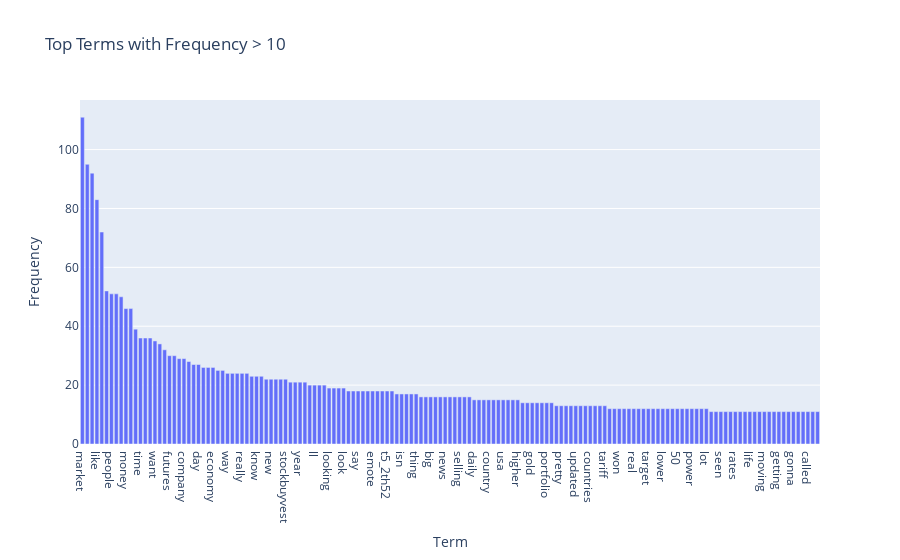

The cell this chart's notebook holds for it:
### Code cell
term_frequencies = np.asarray(X_counts.sum(axis=0))[0]
condition = term_frequencies > 10

terms = np.array(count_vect.get_feature_names_out())[condition]
freqs = term_frequencies[condition]
new_idx = np.argsort(freqs)[::-1]
new_terms = terms[new_idx]
new_freqs = freqs[new_idx]
df_plot = pd.DataFrame({'Term': new_terms, 'Frequency': new_freqs})

fig = px.bar(
    df_plot,
    x='Term',
    y='Frequency',
    labels={'Term': 'Term', 'Frequency': 'Frequency'},
    title='Top Terms with Frequency > 10',
)
fig.show()

### Figure 1 — Plotly figure (JSON) as saved in the notebook; plotly's stock layout.template omitted (floating-point values rounded to 4 significant figures; data arrays with more than 128 entries replaced by an {"elided": "..."} marker saying what was removed)
{"data": [{"hovertemplate": "Term=%{x}<br>Frequency=%{y}<extra></extra>", "legendgroup": "", "marker": {"color": "#636efa", "pattern": {"shape": ""}}, "name": "", "orientation": "v", "showlegend": false, "textposition": "auto", "type": "bar", "x": {"elided": "153 str values"}, "xaxis": "x", "y": {"elided": "153 int values"}, "yaxis": "y"}], "layout": {"barmode": "relative", "legend": {"tracegroupgap": 0}, "title": {"text": "Top Terms with Frequency > 10"}, "xaxis": {"anchor": "y", "domain": [0, 1], "title": {"text": "Term"}}, "yaxis": {"anchor": "x", "domain": [0, 1], "title": {"text": "Frequency"}}}}
